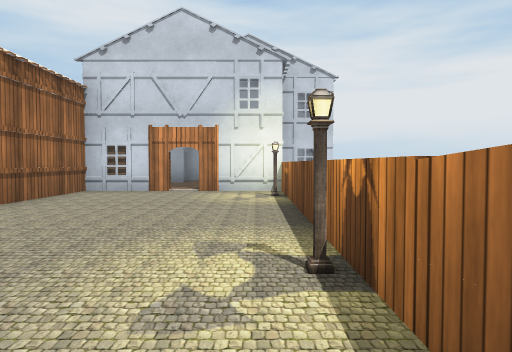
[1] (above)

24 first-person views from a walk through a scene from a Unity 3-D project. The camera is 0.59 m above the floor, tilts 2° down and sees 70° across. The floor is counted in squares, 1 m on a side. Each view is taken from the middle of a square. On the plan, view 1 faces up. The plan holds only what a view shows up to about 10 squares ahead; the rest is blank. The player is left out. Some surface patterns are stand-ins.

[2]
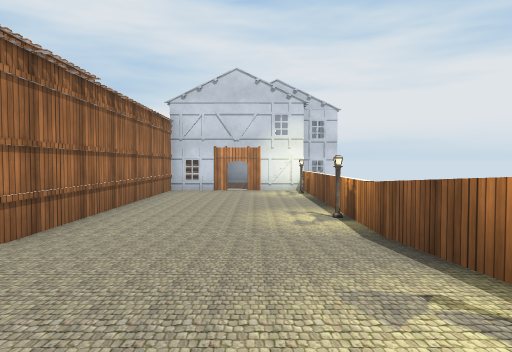

[3]
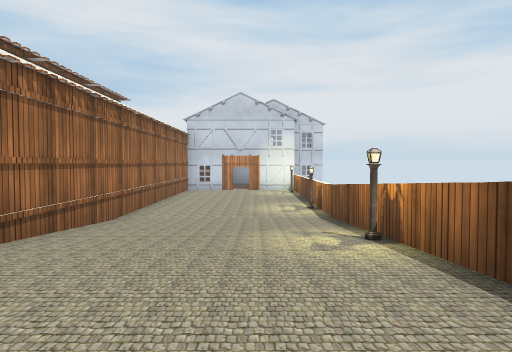

[4]
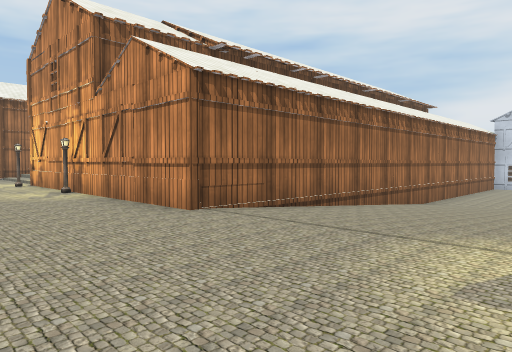

[5]
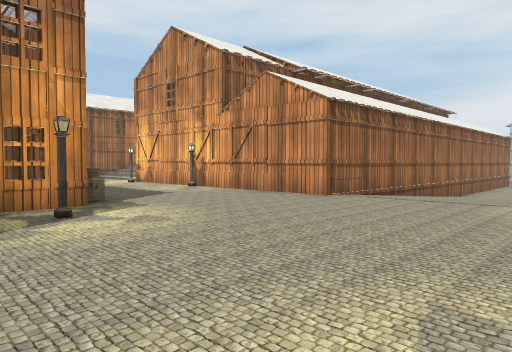

[6]
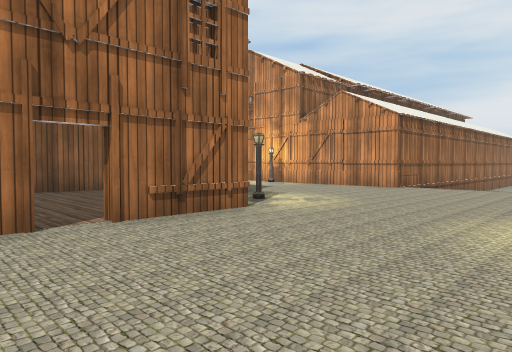

[7]
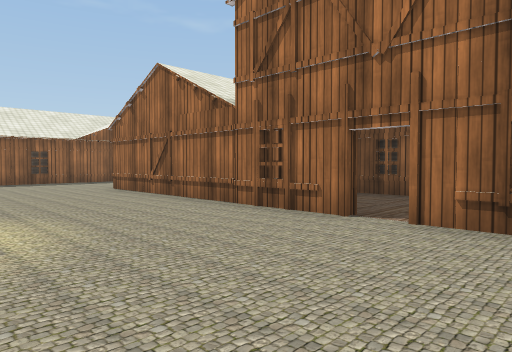

[8]
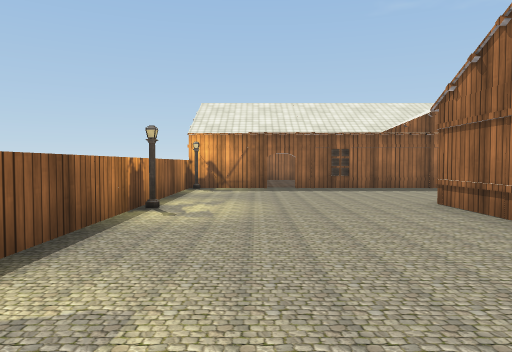

[9]
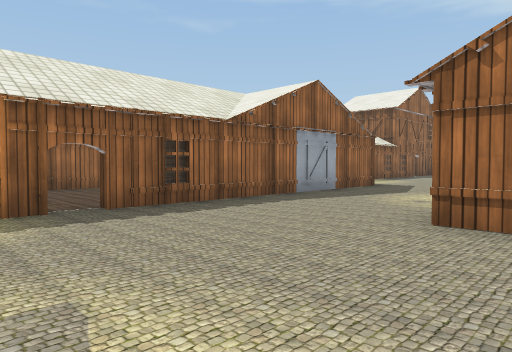

[10]
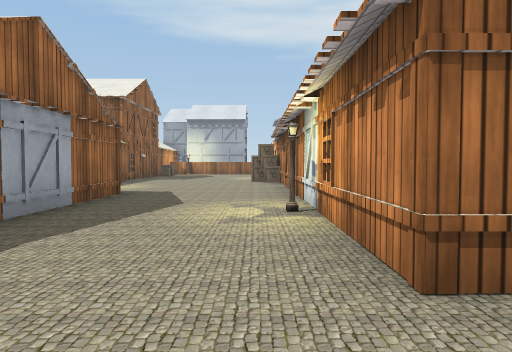

[11]
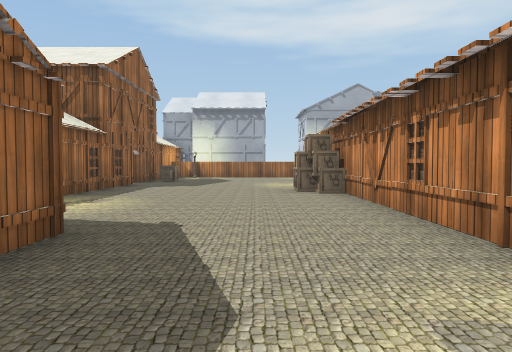

[12]
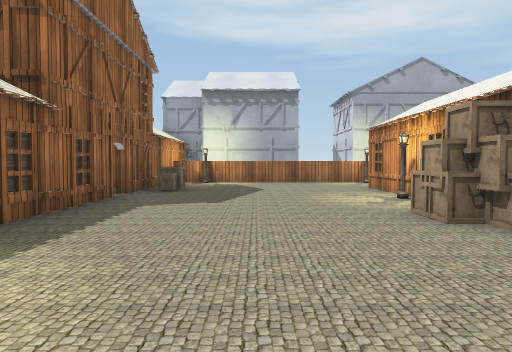

[13]
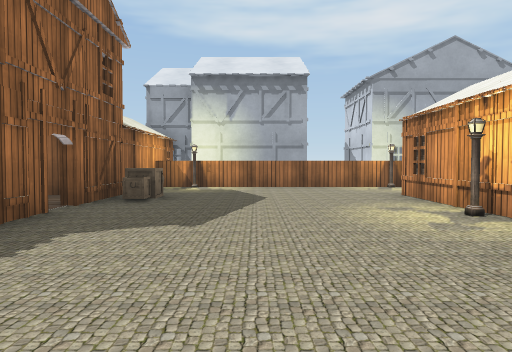

[14]
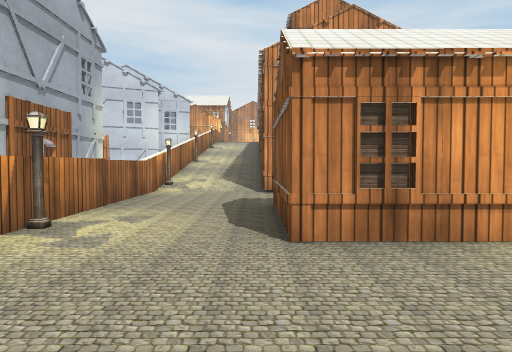

[15]
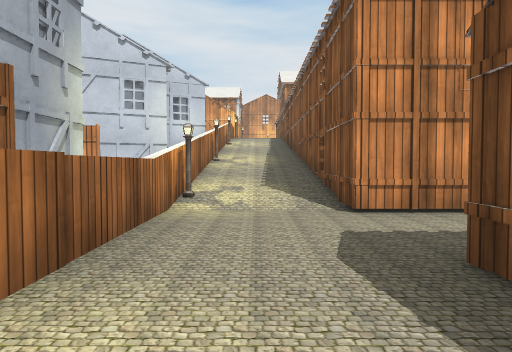

[16]
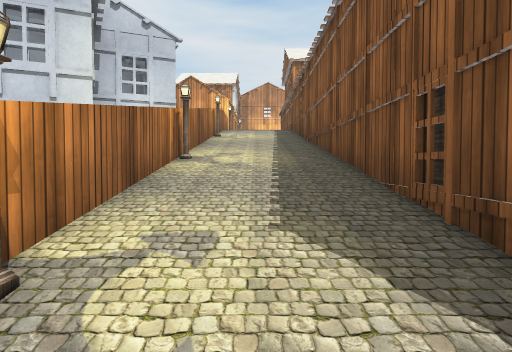

[17]
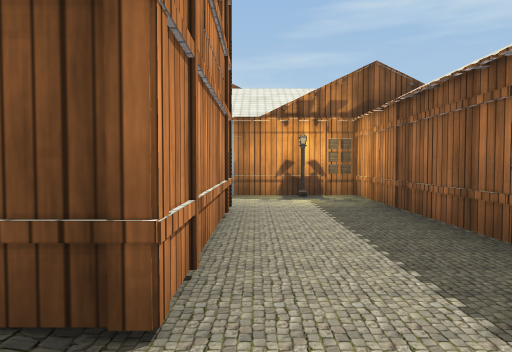

[18]
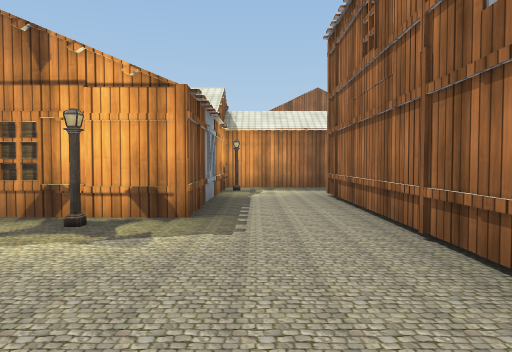

[19]
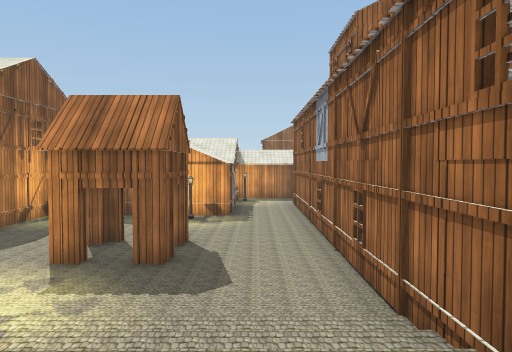

[20]
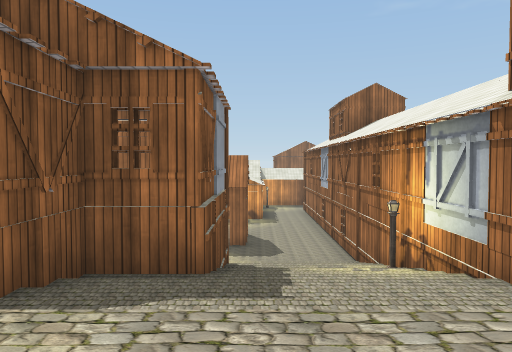

[21]
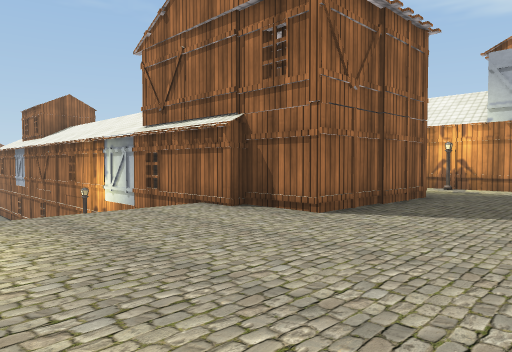

[22]
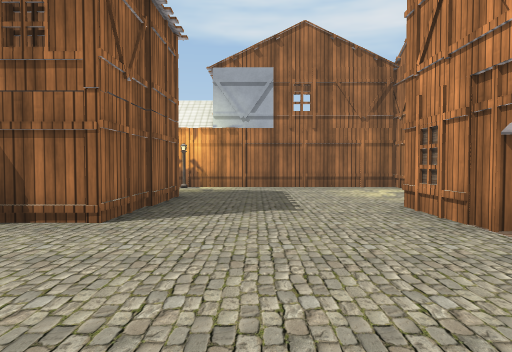

[23]
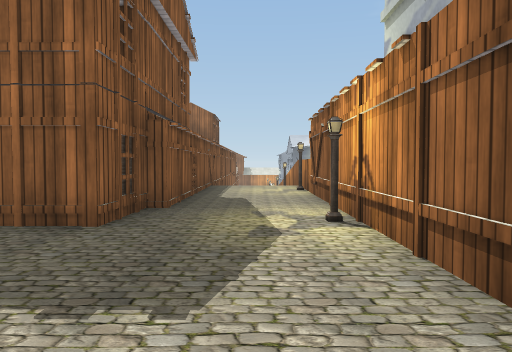

[24]
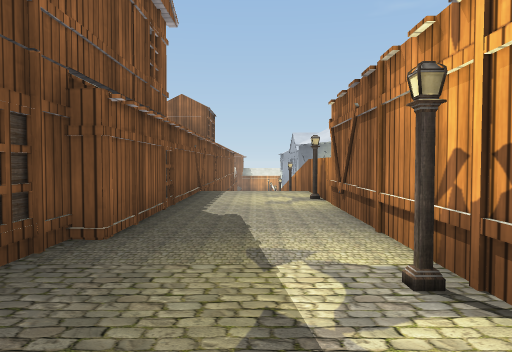

### Floor plan
Key: @ floor where view 1 was taken; # wall or solid block; x gap in a wall; . main floor; - floor 0.5 m lower than the main floor; _ floor 0.55 m lower than the main floor; : floor 1.7 m higher than the main floor; / step, stairs or slope; = window, fence, low wall or low ledge; L lantern; O other object.
Columns run from 23 left of view 1 to 2 right of it. Each row starts with its distance up from view 1.
 10                        OOO
  9                         O
  8                    #Ox#O#
  7   #                #___L#
  6   #:               #____#
  5   #:::###          #____#
  4   #:::::::::       #____#
  3   #:::::::::       #____#
  2   #:::::::::       #___L#
  1   L::###::::       #____#
  0   #:####::::       #---@#
 -1   #:#  #////       #////#
 -2   #:#  #////#      #////#
 -3   L:#  #///##      #///L#
 -4   #:#  #L//#       #////#
 -5   #/#  #///#       #////#
 -6   # #  #///#       #////
 -7 O #/#  #//// #######....
 -8 O L/#  #....L..L........
 -9   #/#  #....#...........
-10 OO#/#  #................
-11 O #/#  #.......# O#.....
-12 OOL/#  #.......#  #L....
-13 O #/#  #...L...#. ##....
-14   #/#  #..######...#....
-15   #/#  #..#      ..x....
-16 OOL/##=#..#     #..#....
-17  O#.......#     ####....
-18  ##......L#        #....#
-19  ##.#######        #....#
-20   #.#              #....#
-21   L.#### O##########...L#
-22   #....L.OO......L......#
-23  O#.....................#
-24  O#....................L#
-25  O#...........###########
-26  OL. O......
-27  #####x####
-28     #.

Positions as (right, up) in squares from view 1, and headings:
1: (0, 0), facing up
2: (-1, -4), facing up
3: (-1, -7), facing up
4: (0, -10), facing up-left
5: (0, -13), facing up-left
6: (0, -16), facing up-left
7: (0, -13), facing down-left
8: (-1, -16), facing down
9: (0, -20), facing down-left
10: (-2, -22), facing left
11: (-6, -23), facing left
12: (-10, -24), facing left
13: (-12, -24), facing left
14: (-19, -24), facing up
15: (-20, -21), facing up
16: (-20, -17), facing up
17: (-20, -17), facing right
18: (-14, -10), facing down
19: (-14, -4), facing down
20: (-13, 1), facing down
21: (-12, 4), facing down-left
22: (-12, 3), facing left
23: (-20, 5), facing down
24: (-20, 3), facing down
